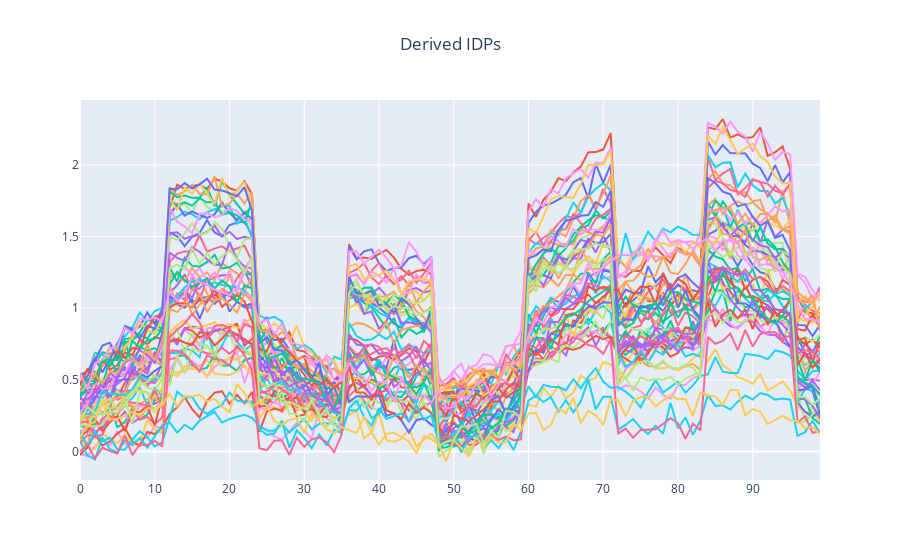

Notebook cell for this chart:
### Markdown cell above
Create signals that are a linear combination of the three sources given above.

### Code cell
n_idps = 50
noise = 5e-2

idps = []
formulas = []

for i in range(n_idps):
    factors = np.random.uniform(low=0, high=1, size=n_sources)
    idp = np.sum([factors[i] * sources[:,i] for i in range(n_sources)], axis=0)
    idp += np.random.normal(0, noise, size=idp.shape)
    idps.append(idp)
    formulas.append(' + '.join([f'{np.round(factors[i], 1)} * x[{i}]' for i in range(n_sources)]))

idps = np.stack(idps)
idps = idps.T
print(np.shape(idps))
traces = [
    go.Scatter(
        x=np.arange(n_samples),
        y=idps[:, i],
        mode='lines',
        name=formulas[i],
        showlegend=False
    )
for i in range(n_idps)]

layout = go.Layout(
    title = {
        'x': 0.5,
        'text': 'Derived IDPs'
    }
)

iplot(go.Figure(traces, layout))
